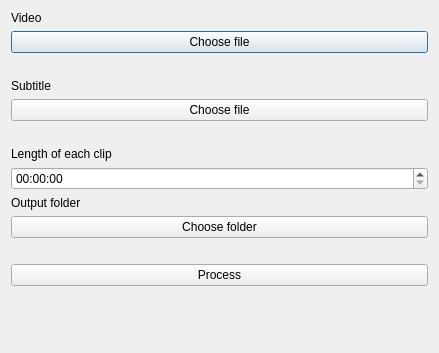
<?xml version="1.0" encoding="UTF-8"?>
<ui version="4.0">
 <class>Dialog</class>
 <widget class="QDialog" name="Dialog">
  <property name="geometry">
   <rect>
    <x>0</x>
    <y>0</y>
    <width>439</width>
    <height>353</height>
   </rect>
  </property>
  <property name="windowTitle">
   <string>Split video into multiple videos with retimed subtitles</string>
  </property>
  <layout class="QFormLayout" name="formLayout">
   <item row="0" column="0" colspan="2">
    <widget class="QLabel" name="label">
     <property name="text">
      <string>Video</string>
     </property>
    </widget>
   </item>
   <item row="1" column="0" colspan="2">
    <widget class="QPushButton" name="chooseVideoButton">
     <property name="text">
      <string>Choose file</string>
     </property>
    </widget>
   </item>
   <item row="2" column="0">
    <widget class="QLabel" name="videoPathLabel">
     <property name="text">
      <string/>
     </property>
    </widget>
   </item>
   <item row="4" column="0" colspan="2">
    <widget class="QLabel" name="label_2">
     <property name="text">
      <string>Subtitle</string>
     </property>
    </widget>
   </item>
   <item row="5" column="0" colspan="2">
    <widget class="QPushButton" name="chooseSubtitleButton">
     <property name="text">
      <string>Choose file</string>
     </property>
    </widget>
   </item>
   <item row="6" column="0" colspan="2">
    <widget class="QLabel" name="subtitlePathLabel">
     <property name="text">
      <string/>
     </property>
    </widget>
   </item>
   <item row="8" column="0" colspan="2">
    <widget class="QTimeEdit" name="durationTimeEdit">
     <property name="displayFormat">
      <string>hh:mm:ss</string>
     </property>
    </widget>
   </item>
   <item row="9" column="0" colspan="2">
    <widget class="QLabel" name="label_4">
     <property name="text">
      <string>Output folder</string>
     </property>
    </widget>
   </item>
   <item row="10" column="0" colspan="2">
    <widget class="QPushButton" name="chooseFolderButton">
     <property name="text">
      <string>Choose folder</string>
     </property>
    </widget>
   </item>
   <item row="11" column="0">
    <widget class="QLabel" name="outputPathLabel">
     <property name="text">
      <string/>
     </property>
    </widget>
   </item>
   <item row="12" column="0" colspan="2">
    <widget class="QPushButton" name="processButton">
     <property name="text">
      <string>Process</string>
     </property>
    </widget>
   </item>
   <item row="13" column="0" colspan="2">
    <widget class="QLabel" name="statusLabel">
     <property name="text">
      <string/>
     </property>
     <property name="alignment">
      <set>Qt::AlignCenter</set>
     </property>
    </widget>
   </item>
   <item row="7" column="0">
    <widget class="QLabel" name="label_3">
     <property name="text">
      <string>Length of each clip</string>
     </property>
    </widget>
   </item>
  </layout>
 </widget>
 <resources/>
 <connections/>
</ui>
